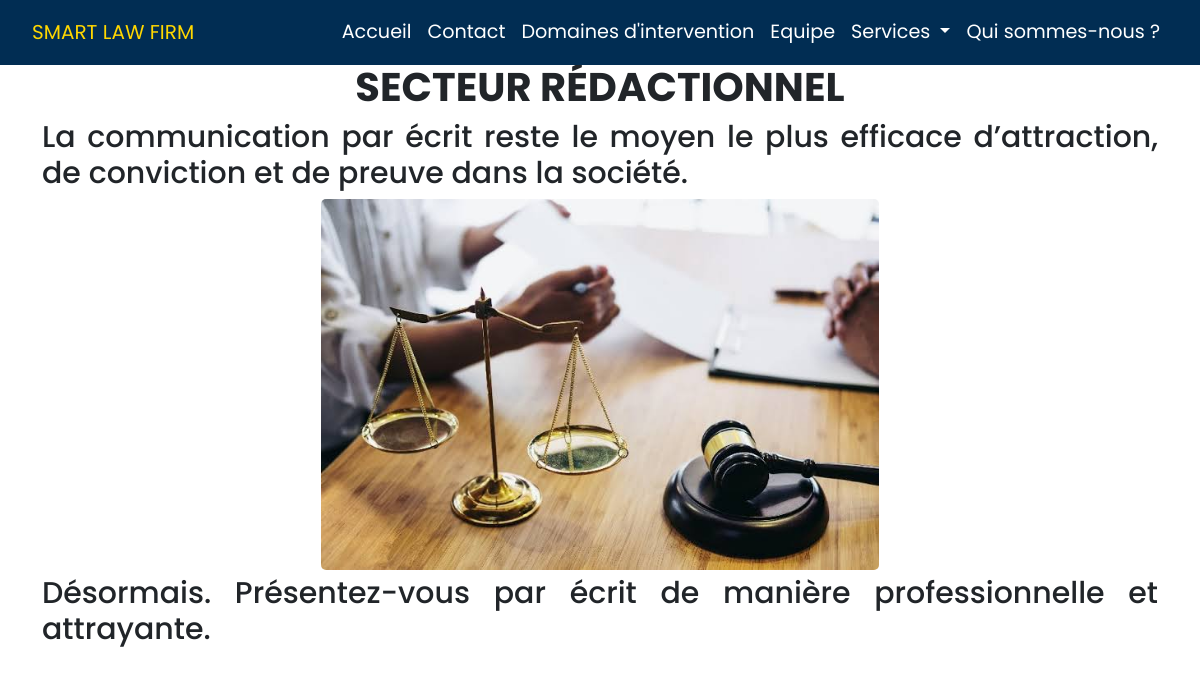
The app's page /law-area-detail/3/, older data.
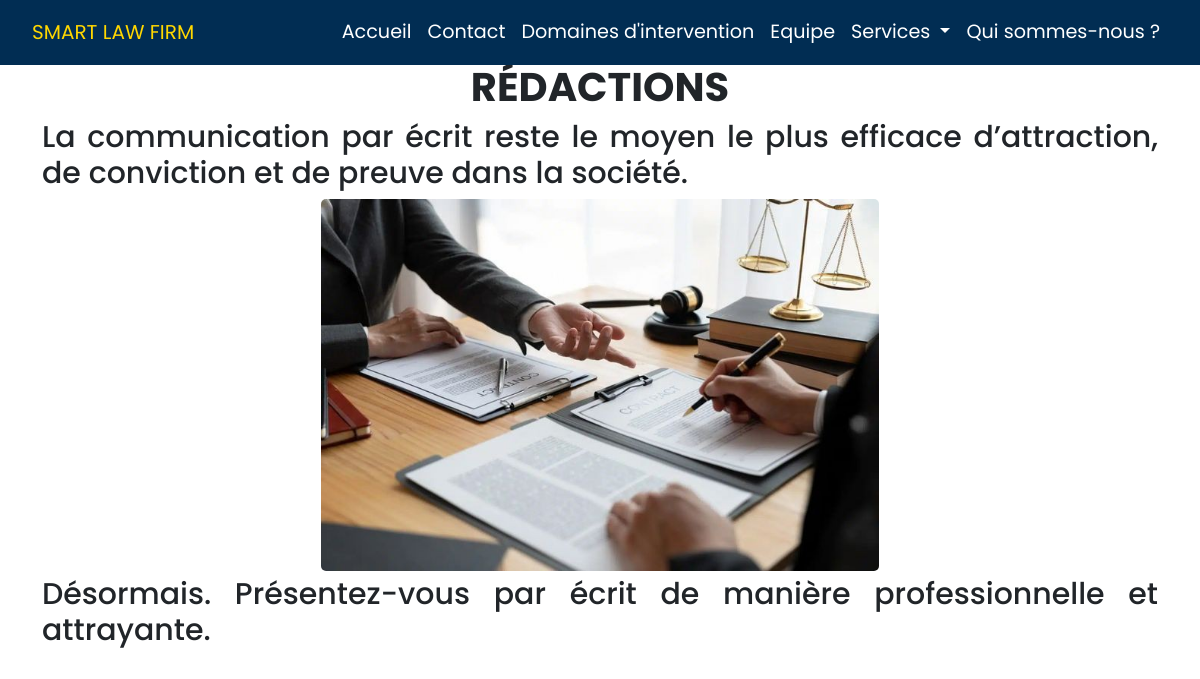
The same page, newer data.
### Law/models.py (models this page shows, shortened)
class Area(models.Model):
    name = models.CharField(max_length=255)
    topic = models.CharField(max_length=255)
    image = models.ImageField(upload_to='images', verbose_name="Image", blank=True, null=True)
    tag = models.CharField(max_length=128,  verbose_name="tag") # slogan
    description = models.CharField(max_length=255,  verbose_name="description", blank=True, default='')

### Law/views.py (the view)
# urls.py: path('law-area-detail/<int:area_id>/', views.law_area_detail_view, name='law-area-detail'),
def law_area_detail_view(request, area_id):
    area = get_object_or_404(Area, id=area_id)
    services = Service.objects.all()
    return render(request, 'Law/law_area_detail.html', {'area':area, 'services':services})

### Law/templates/Law/law_area_detail.html (shortened to what this page needs)
{% extends "templates_bases.html" %}
{% block content %}
{% include "Law/law_navbar.html" %}
<body class="area-page-detail">
<div class="container">
<h2>{{ area.name }}</h2>
<h3>{{ area.topic }}</h3>
<img src="{{ area.image.url }}"  alt="{{ area.name }}">
            <h3>{{ area.tag }}</h3>
        </div>
    </body>
{% endblock content %}

Row changes from the older to the newer data that the page shows:
changed Area "Désormais. Présentez-vous par écrit de manière professionnelle et attrayante.": name "SECTEUR RÉDACTIONNEL" → "RÉDACTIONS"; image: a different picture
